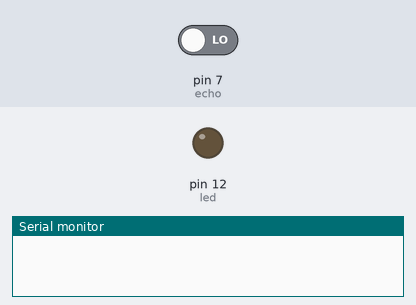
Recording of a sketch running on a simulated Arduino Uno, built with avr-gcc and run on an emulated ATmega328P. Parts: output pins drawn as LEDs (lit = HIGH), the last lines printed to the serial monitor. The inputs (shaded band) are chosen by the test bench; at power-on: pin 7 (echo) LOW. Pins used as bus, display or sensor lines are not drawn.

Above: at 0.1 s.
At 1.1 s:
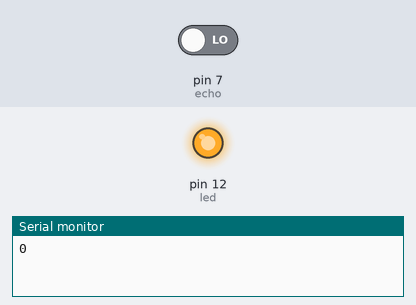
Timing chart, 0 to 2.6 s (numbered marks = the images above):
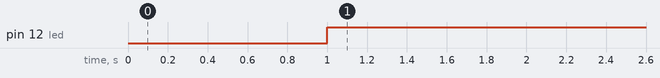

Measured:
- by itself, pin 12 (led): LOW → HIGH at 1.0 s

The sketch:

SonarSwitchWorks.ino
```cpp
long duration, distance;
int led = 12;
int counter, counter1;
int trigger=6;
int echo=7;
int maxDistance=50, minDistance=0;

void setup()
{
  Serial.begin (9600);
  pinMode(led, OUTPUT);

  pinMode(trigger,OUTPUT);
  pinMode(echo,INPUT);


}

void loop()
{

  digitalWrite(trigger, LOW);
  delayMicroseconds(2);

  digitalWrite(trigger, HIGH);
  delayMicroseconds(10);

  //  digitalWrite(trigger, LOW);
  duration = pulseIn(echo, HIGH);

  //Calculate the distance (in cm) based on the speed of sound.
  distance = duration/58.2;

  //distance =analogRead(0);
  Serial.println(distance);

  //if sensor on range
  if(distance<=15)
  {
    // Serial.println("Sensor On");
    // turnLed();
    counter1=0;
    counter++;
    //Serial.println(counter);

    if(counter==1)
    {
      turnOnLed();
    }

  }
  //if sensor off range
  else if(distance>15)
  {
    //Serial.println("Sensor Off");

    counter=0;

  }

  delay(100
  );
}

void turnOnLed()
{
  if(digitalRead(led) == HIGH)
  {
    //Serial.println("LedOn");
    digitalWrite(led, LOW);
  }
  else if(digitalRead(led) == LOW)
  {
    // Serial.println("LedOff");
    digitalWrite(led, HIGH);
  }
  //  delay(1000);               // wait for a second
  //  digitalWrite(led, LOW);    // turn the LED off by making the voltage LOW
  //  delay(1000);
}

void turnOffLed()
{
  digitalWrite(led, LOW);
}
```
